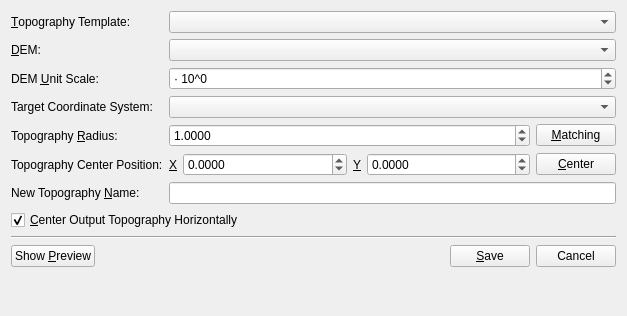
<?xml version="1.0" encoding="UTF-8"?>
<ui version="4.0">
 <class>DEMWidget</class>
 <widget class="DockableWidget" name="DEMWidget">
  <property name="geometry">
   <rect>
    <x>0</x>
    <y>0</y>
    <width>627</width>
    <height>316</height>
   </rect>
  </property>
  <property name="sizePolicy">
   <sizepolicy hsizetype="Preferred" vsizetype="Fixed">
    <horstretch>0</horstretch>
    <verstretch>0</verstretch>
   </sizepolicy>
  </property>
  <property name="windowTitle">
   <string>Apply Digital Elevation Model</string>
  </property>
  <layout class="QFormLayout" name="formLayout_2">
   <item row="0" column="0">
    <widget class="QLabel" name="label">
     <property name="text">
      <string>&amp;Topography Template:</string>
     </property>
     <property name="buddy">
      <cstring>topoTemplateCombo</cstring>
     </property>
    </widget>
   </item>
   <item row="0" column="1">
    <widget class="QComboBox" name="topoTemplateCombo"/>
   </item>
   <item row="2" column="0">
    <widget class="QLabel" name="label_2">
     <property name="text">
      <string>&amp;DEM:</string>
     </property>
     <property name="buddy">
      <cstring>demCombo</cstring>
     </property>
    </widget>
   </item>
   <item row="2" column="1">
    <widget class="QComboBox" name="demCombo"/>
   </item>
   <item row="4" column="0">
    <widget class="QLabel" name="label_7">
     <property name="text">
      <string>DEM &amp;Unit Scale:</string>
     </property>
     <property name="buddy">
      <cstring>demUnitScaleSpinBox</cstring>
     </property>
    </widget>
   </item>
   <item row="4" column="1">
    <widget class="QSpinBox" name="demUnitScaleSpinBox">
     <property name="prefix">
      <string>· 10^</string>
     </property>
     <property name="minimum">
      <number>-100</number>
     </property>
     <property name="maximum">
      <number>100</number>
     </property>
     <property name="value">
      <number>0</number>
     </property>
    </widget>
   </item>
   <item row="5" column="1">
    <widget class="QComboBox" name="targetCoordinateSystemComboBox">
     <property name="currentIndex">
      <number>-1</number>
     </property>
    </widget>
   </item>
   <item row="6" column="0">
    <widget class="QLabel" name="label_4">
     <property name="text">
      <string>Topography &amp;Radius:</string>
     </property>
     <property name="buddy">
      <cstring>topographyRadiusSpinBox</cstring>
     </property>
    </widget>
   </item>
   <item row="6" column="1">
    <widget class="QWidget" name="widget_3" native="true">
     <layout class="QGridLayout" name="gridLayout_3">
      <property name="leftMargin">
       <number>0</number>
      </property>
      <property name="topMargin">
       <number>0</number>
      </property>
      <property name="rightMargin">
       <number>0</number>
      </property>
      <property name="bottomMargin">
       <number>0</number>
      </property>
      <item row="0" column="0">
       <widget class="QDoubleSpinBox" name="topographyRadiusSpinBox">
        <property name="sizePolicy">
         <sizepolicy hsizetype="Expanding" vsizetype="Fixed">
          <horstretch>0</horstretch>
          <verstretch>0</verstretch>
         </sizepolicy>
        </property>
        <property name="decimals">
         <number>4</number>
        </property>
        <property name="minimum">
         <double>0.000100000000000</double>
        </property>
        <property name="maximum">
         <double>100000.000000000000000</double>
        </property>
        <property name="value">
         <double>1.000000000000000</double>
        </property>
       </widget>
      </item>
      <item row="0" column="1">
       <widget class="QPushButton" name="radiusMatchingButton">
        <property name="text">
         <string>&amp;Matching</string>
        </property>
       </widget>
      </item>
     </layout>
    </widget>
   </item>
   <item row="7" column="0">
    <widget class="QLabel" name="label_5">
     <property name="text">
      <string>Topography Center Position:</string>
     </property>
    </widget>
   </item>
   <item row="7" column="1">
    <widget class="QWidget" name="widget_2" native="true">
     <layout class="QHBoxLayout" name="horizontalLayout">
      <property name="leftMargin">
       <number>0</number>
      </property>
      <property name="topMargin">
       <number>0</number>
      </property>
      <property name="rightMargin">
       <number>0</number>
      </property>
      <property name="bottomMargin">
       <number>0</number>
      </property>
      <item>
       <widget class="QLabel" name="label_9">
        <property name="text">
         <string>&amp;X</string>
        </property>
        <property name="buddy">
         <cstring>topographyCenterXSpinBox</cstring>
        </property>
       </widget>
      </item>
      <item>
       <widget class="QDoubleSpinBox" name="topographyCenterXSpinBox">
        <property name="sizePolicy">
         <sizepolicy hsizetype="Expanding" vsizetype="Fixed">
          <horstretch>0</horstretch>
          <verstretch>0</verstretch>
         </sizepolicy>
        </property>
        <property name="decimals">
         <number>4</number>
        </property>
        <property name="minimum">
         <double>-100000.000000000000000</double>
        </property>
        <property name="maximum">
         <double>100000.000000000000000</double>
        </property>
        <property name="value">
         <double>0.000000000000000</double>
        </property>
       </widget>
      </item>
      <item>
       <widget class="QLabel" name="label_6">
        <property name="text">
         <string>&amp;Y</string>
        </property>
        <property name="buddy">
         <cstring>topographyCenterYSpinBox</cstring>
        </property>
       </widget>
      </item>
      <item>
       <widget class="QDoubleSpinBox" name="topographyCenterYSpinBox">
        <property name="sizePolicy">
         <sizepolicy hsizetype="Expanding" vsizetype="Fixed">
          <horstretch>0</horstretch>
          <verstretch>0</verstretch>
         </sizepolicy>
        </property>
        <property name="decimals">
         <number>4</number>
        </property>
        <property name="minimum">
         <double>-100000.000000000000000</double>
        </property>
        <property name="maximum">
         <double>100000.000000000000000</double>
        </property>
        <property name="value">
         <double>0.000000000000000</double>
        </property>
       </widget>
      </item>
      <item>
       <widget class="QPushButton" name="templateCenterButton">
        <property name="text">
         <string>&amp;Center</string>
        </property>
       </widget>
      </item>
     </layout>
    </widget>
   </item>
   <item row="8" column="0">
    <widget class="QLabel" name="label_3">
     <property name="text">
      <string>New Topography &amp;Name:</string>
     </property>
     <property name="buddy">
      <cstring>newTopoModelName</cstring>
     </property>
    </widget>
   </item>
   <item row="8" column="1">
    <widget class="QLineEdit" name="newTopoModelName">
     <property name="clearButtonEnabled">
      <bool>true</bool>
     </property>
    </widget>
   </item>
   <item row="9" column="0" colspan="2">
    <widget class="QCheckBox" name="centerOutputTopographyCheckBox">
     <property name="text">
      <string>&amp;Center Output Topography Horizontally</string>
     </property>
     <property name="checked">
      <bool>true</bool>
     </property>
    </widget>
   </item>
   <item row="10" column="0" colspan="2">
    <widget class="Line" name="line">
     <property name="orientation">
      <enum>Qt::Horizontal</enum>
     </property>
    </widget>
   </item>
   <item row="11" column="0" colspan="2">
    <widget class="QWidget" name="widget" native="true">
     <layout class="QGridLayout" name="gridLayout_2">
      <property name="leftMargin">
       <number>0</number>
      </property>
      <property name="topMargin">
       <number>0</number>
      </property>
      <property name="rightMargin">
       <number>0</number>
      </property>
      <property name="bottomMargin">
       <number>0</number>
      </property>
      <item row="0" column="1">
       <spacer name="horizontalSpacer">
        <property name="orientation">
         <enum>Qt::Horizontal</enum>
        </property>
        <property name="sizeHint" stdset="0">
         <size>
          <width>40</width>
          <height>20</height>
         </size>
        </property>
       </spacer>
      </item>
      <item row="0" column="2">
       <widget class="QPushButton" name="saveButton">
        <property name="text">
         <string>&amp;Save</string>
        </property>
       </widget>
      </item>
      <item row="0" column="3">
       <widget class="QPushButton" name="cancelButton">
        <property name="text">
         <string>Cancel</string>
        </property>
       </widget>
      </item>
      <item row="0" column="0">
       <widget class="QPushButton" name="showPreviewButton">
        <property name="text">
         <string>Show &amp;Preview</string>
        </property>
       </widget>
      </item>
     </layout>
    </widget>
   </item>
   <item row="5" column="0">
    <widget class="QLabel" name="label_8">
     <property name="text">
      <string>Target Coordinate System:</string>
     </property>
    </widget>
   </item>
  </layout>
 </widget>
 <customwidgets>
  <customwidget>
   <class>DockableWidget</class>
   <extends>QWidget</extends>
   <header>gui/widgets/DockableWidget.h</header>
   <container>1</container>
  </customwidget>
 </customwidgets>
 <tabstops>
  <tabstop>topoTemplateCombo</tabstop>
  <tabstop>demCombo</tabstop>
  <tabstop>demUnitScaleSpinBox</tabstop>
  <tabstop>targetCoordinateSystemComboBox</tabstop>
  <tabstop>topographyRadiusSpinBox</tabstop>
  <tabstop>radiusMatchingButton</tabstop>
  <tabstop>topographyCenterXSpinBox</tabstop>
  <tabstop>topographyCenterYSpinBox</tabstop>
  <tabstop>templateCenterButton</tabstop>
  <tabstop>newTopoModelName</tabstop>
  <tabstop>centerOutputTopographyCheckBox</tabstop>
  <tabstop>showPreviewButton</tabstop>
  <tabstop>saveButton</tabstop>
  <tabstop>cancelButton</tabstop>
 </tabstops>
 <resources/>
 <connections/>
</ui>
